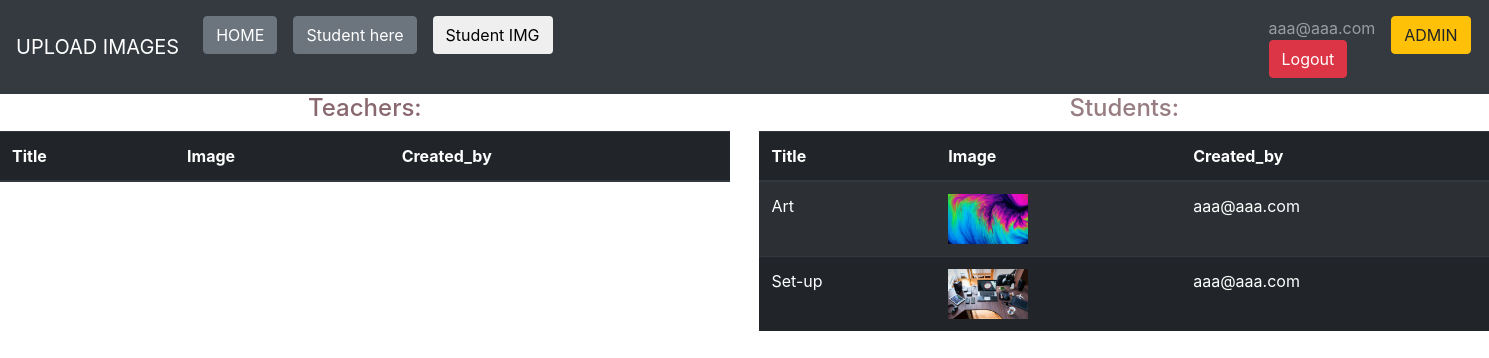
/show/ (signed in), run on an earlier commit of the app's database.
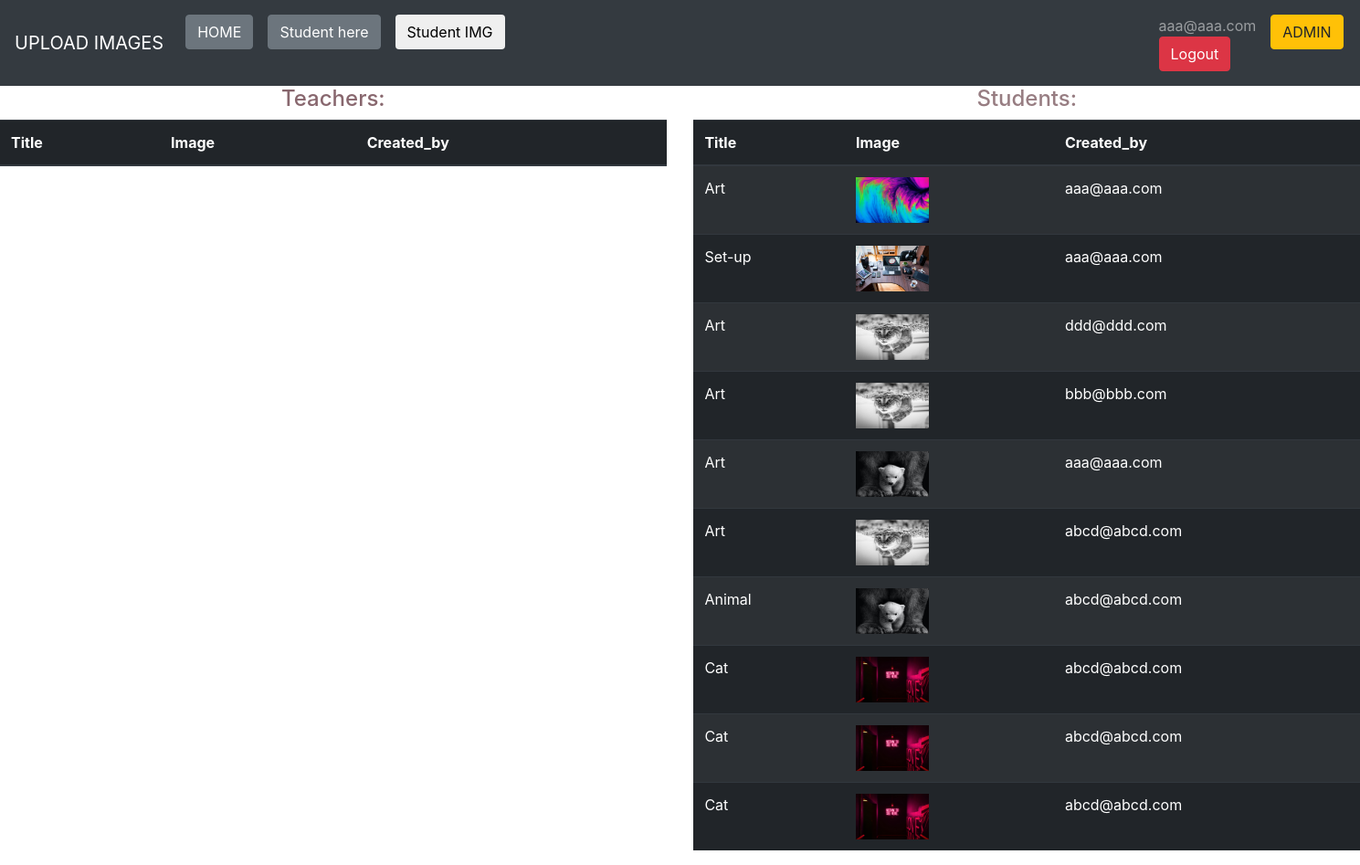
And on a later commit of the database.
### auth_app/models.py (models this page shows)
class User(AbstractBaseUser, PermissionsMixin):
    email = models.EmailField(max_length=50, unique=True)
    name = models.CharField(max_length=50)
    contact_number = models.CharField(max_length=10)
    role = models.CharField(max_length=20, default='ADMIN')
    is_staff = models.BooleanField(default=False)
    is_active = models.BooleanField(default=True)
    objects = CustomUserManager()
    USERNAME_FIELD = 'email'
    REQUIRED_FIELDS = []

### image_app/models.py (models this page shows, shortened)
class StudentImageModel(models.Model):
    title = models.CharField(max_length=100)
    image = models.FileField(upload_to=user_directory_path)
    created_by =  models.ForeignKey(User, on_delete=models.CASCADE)

### image_app/views.py (the view)
# urls.py: path('show/', views.show, name='show'),
@login_required(login_url='login')
def show(request):
    data1 = TeacherImageModel.objects.filter(created_by__id=request.user.id)
    data = StudentImageModel.objects.all()
    template_name = 'image_app/show.html'
    context = {'data1': data1, 'data': data}
    return render(request, template_name, context)

### templates/image_app/show.html (shortened to what this page needs)
{% extends 'layout.html' %}
{% block content %}
<span style="width: 49%; float: left; ">
    <table class="table table-striped table-dark" >
        <thead class="">
            <center><h4 style="color: rgb(136, 103, 110);">Teachers: </h4></center>
            <tr>
                <th>Title</th>
                <th>Image</th>
                <th>Created_by</th>
            </tr>
        </thead>
    </table>
</span>
    <span style="width: 49%; float: right;">
    <table class="table table-striped table-dark" >
        <thead>
            <tr>
                <th>Title</th>
                <th>Image</th>
                <th>Created_by</th>
            </tr>
        </thead>
        <tbody>
            <tbody>
                <center><h4 style="color: rgb(151, 125, 130);">Students: </h4></center>
                {% for obj in data %}
                <tr>
                    <td>{{obj.title}}</td>
                    <td><img src="/media/{{obj.image}}" style="height: 50px; width: 80px;"></td>
                    <td>{{obj.created_by}}</td>
                {% endfor %}
                </tr>
            </tbody>
        </tbody>
    </table>
    </span>
{% endblock %}

### templates/layout.html (shortened to what this page needs)
<!DOCTYPE html>
<html lang="en">
<head>
    <link rel="stylesheet" href="https://cdn.jsdelivr.net/npm/bootstrap@4.0.0/dist/css/bootstrap.min.css"
>
</head>
<body>
    <div>
    <nav class="navbar navbar-expand-lg navbar-dark bg-dark">
        <a class="navbar-brand" href="">UPLOAD IMAGES</a>
        <div class="collapse navbar-collapse" id="navbarNav">
            <ul class="navbar-nav">
                <li class="nav-item active">
                    <a class="nav-link" href="{% url 'home' %}"><button class="btn btn-secondary">HOME</button><span class="sr-only">(current)</span></a>
                </li>
                {% if request.user.is_active and request.user.is_staff !=  True %}
                <li class="nav-item">
                    <a class="nav-link" href="{% url 'S_upload' %}"><button class="btn btn-secondary">Student here</button></a>
                </li>
                {% endif %}
                {% if request.user.is_active and request.user.is_staff !=  True %}
                <li class="nav-item">
                    <a class="nav-link" href="{% url 'show1' %}"><button class="btn btn secondary">Student IMG</button></a>
                </li>
                {% endif %}
                {% if user.is_authenticated %}
                <li class="nav-item" style="padding-left: 700px;">
                    <a class="nav-link" href="{% url 'logout' %}"><span>{{user.email}}</span><button class="btn btn-danger">Logout</button></a>
                </li>
                {% endif %}
                <li class="nav-item">
                    <a class="nav-link" href="{% url 'admin1' %}"><button class="btn btn-warning">ADMIN</button></a>
                </li>
            </ul>
        </div>
    </nav>
</div>
    {% block content %}
    {% endblock %}
</body>
</html>

What changed in the data, as far as the page shows it:
added StudentImageModel: title "Art", image (picture), created_by "ddd@ddd.com"
added StudentImageModel: title "Art", image (picture), created_by "bbb@bbb.com"
added StudentImageModel: title "Art", image (picture), created_by "aaa@aaa.com"
added StudentImageModel: title "Art", image (picture), created_by "abcd@abcd.com"
added StudentImageModel: title "Animal", image (picture), created_by "abcd@abcd.com"
added StudentImageModel: title "Cat", image (picture), created_by "abcd@abcd.com"
added StudentImageModel: title "Cat", image (picture), created_by "abcd@abcd.com"
added StudentImageModel: title "Cat", image (picture), created_by "abcd@abcd.com"
